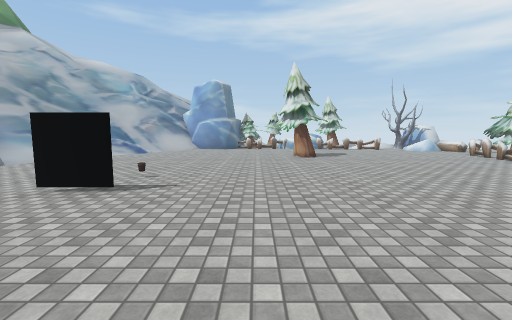
view 1 (above)

24 first-person views from a walk through a Unity game level. The camera is 1.4 m above the floor, tilts 6° down and sees 90° across. The floor is counted in squares, 1 m on a side. Each view is taken from the middle of a square. On the plan, view 1 faces up. The plan holds only what a view shows up to about 13 squares ahead; the rest is blank. The place goes on beyond the plan. The player is left out. Some surface patterns are stand-ins.

view 2
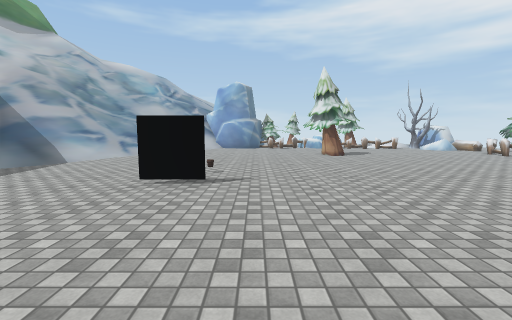

view 3
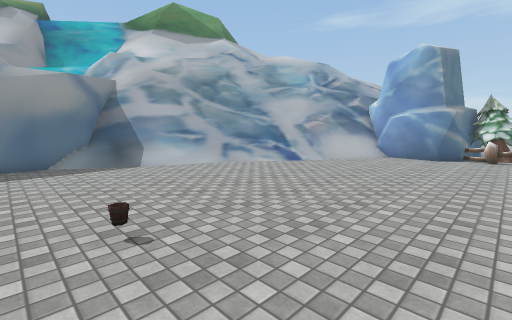

view 4
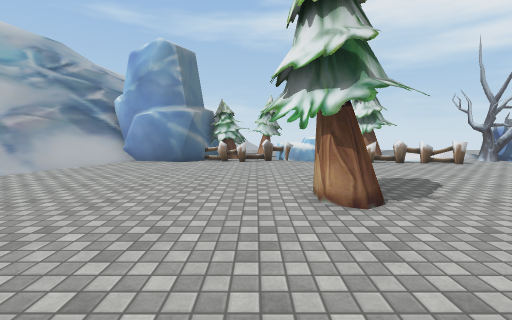

view 5
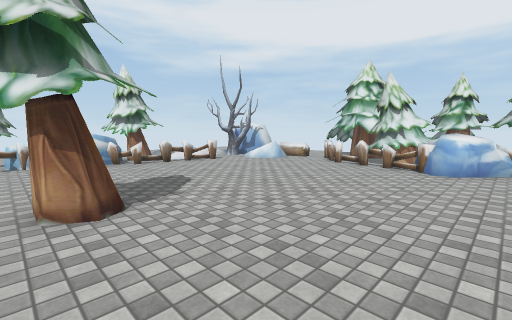

view 6
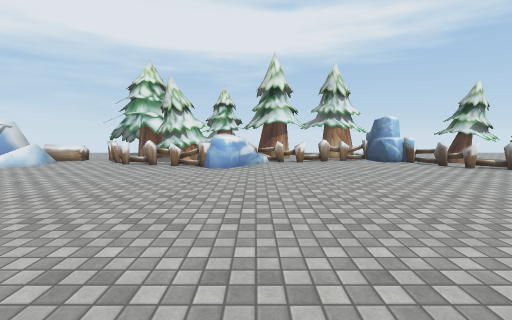

view 7
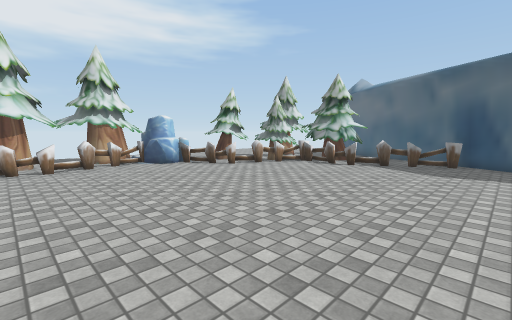

view 8
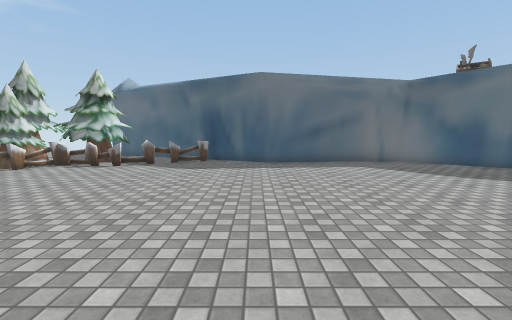

view 9
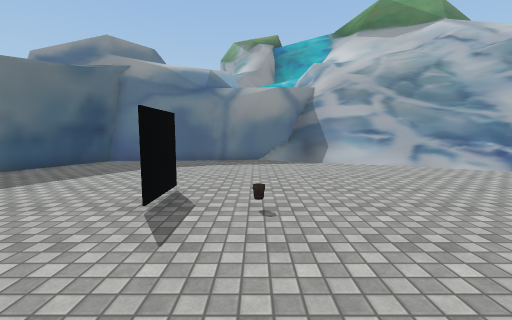

view 10
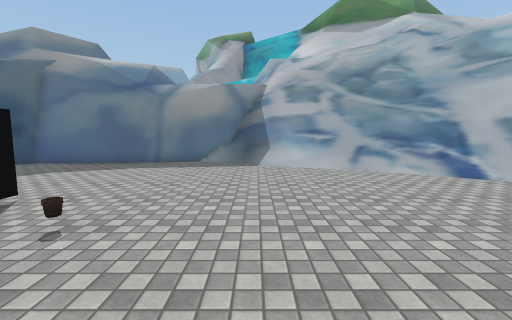

view 11
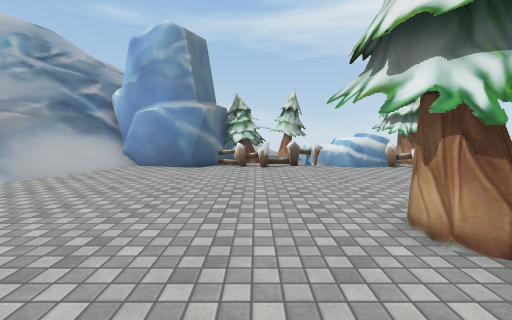

view 12
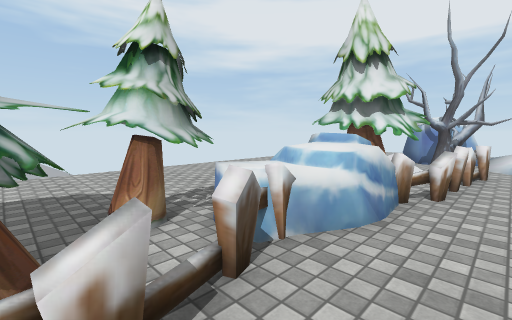

view 13
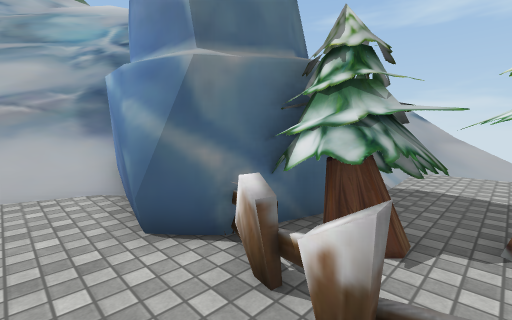

view 14
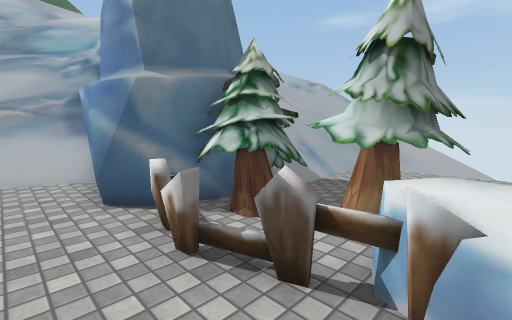

view 15
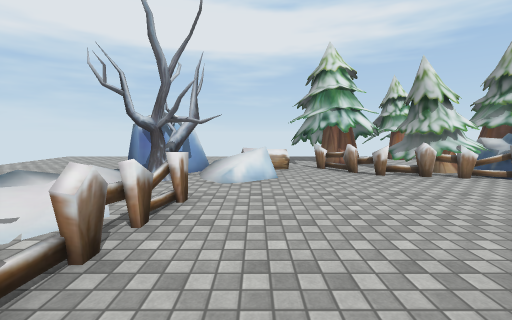

view 16
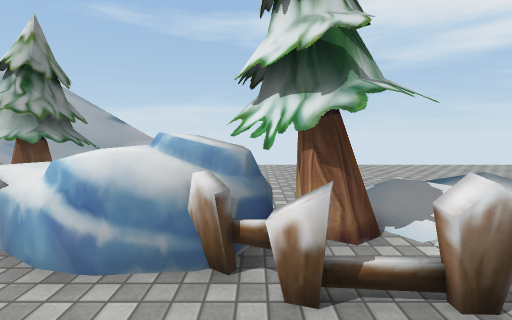

view 17
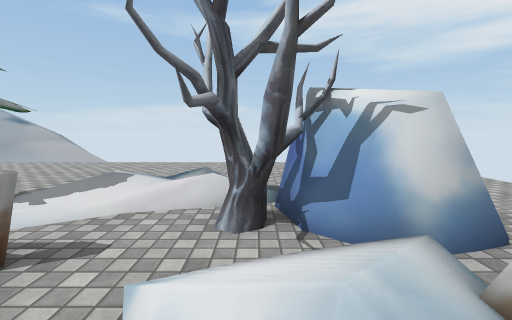

view 18
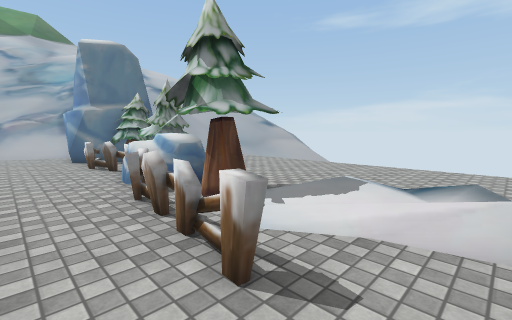

view 19
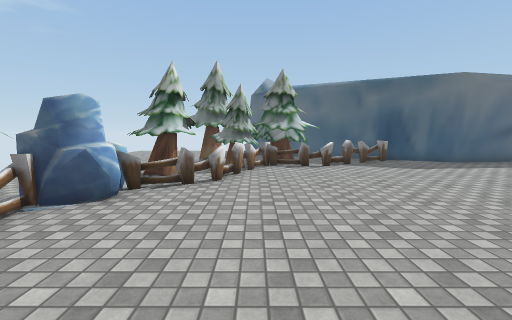

view 20
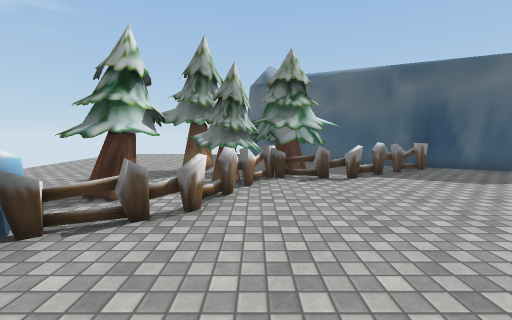

view 21
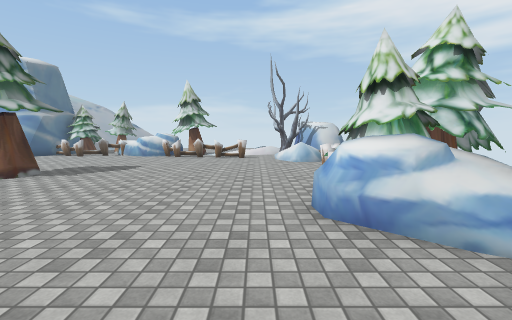

view 22
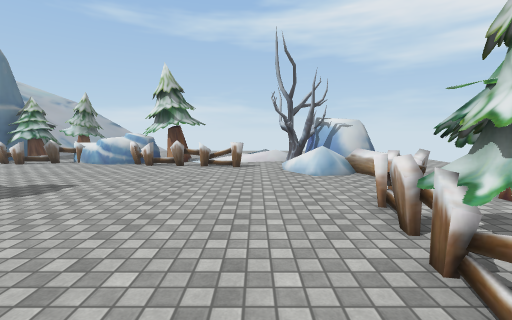

view 23
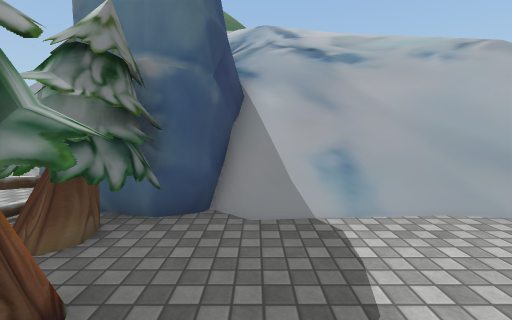

view 24
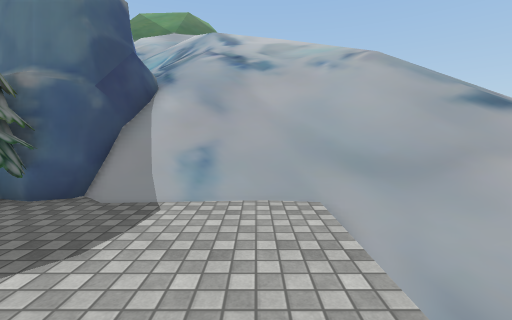

### Floor plan
Key: @ floor where view 1 was taken; # wall or solid block; x gap in a wall; . main floor; : floor 0.25 m higher than the main floor; / step, stairs or slope; = window, fence, low wall or low ledge; ^ raised ledge; v drop or lower ground; T tree; O other object.
Columns run from 13 left of view 1 to 15 right of it. Each row starts with its distance up from view 1.
 37          // ////
 36          //==///
 35          / #///
 34         /v##///
 33      ////v#=///
 32    /////v=#=//
 31    /////////.................
 30    /////////.................
 29    /////////.................
 28   ///////////................
 27   ///////////.........../...
 26 // /////OO#OT.TT.. ...////...
 25 ///////   ##TTTTTO T..:////.#
 24 ////=vvOO ##TTTTOO TT..////##
 23 ///v===O###OTTOOOO TT../.TT##
 22 ////////..O..O.....TTOOO..T/#
 21 ////////.................#OO/
 20 ///////...................=x
 19 ///////.....................O
 18 =/////.......................
 17 ==////.....................O#
 16 v=///...........T.........OO#
 15 v#=/..........TTT.........O##
 14 v##/...........T..........###
 13 ##=.......................###
 12 ##/......................OOO#
 11 #O/......................OOOO
 10 #O........................OO#
  9 #..........................O#
  8 #..........................O
  7 ##.........................OO
  6  #......##..................O
  5  #..........................^
  4  #.........................OO
  3  #.........................OO
  2  #.......................OOOO
  1  ##......................OTTT
  0   ###........@...........TTTT
 -1     ##..................TTTT
 -2      ##.............OOTTT TT
 -3       ##########...OOTTTTTTT
 -4         ####   ###O..TTTTTTT
 -5                  #### TTT
 -6                     ###

Positions as (right, up) in squares from view 1, and headings:
1: (0, 0), facing up
2: (-2, -1), facing up
3: (0, 7), facing up-left
4: (1, 10), facing up
5: (2, 10), facing up-right
6: (2, 10), facing right
7: (3, 9), facing down-right
8: (2, 9), facing down
9: (1, 8), facing left
10: (0, 11), facing left
11: (0, 12), facing up
12: (0, 21), facing up-right
13: (1, 21), facing up-left
14: (3, 21), facing up-left
15: (5, 20), facing right
16: (6, 20), facing up
17: (13, 19), facing up
18: (12, 20), facing up-left
19: (11, 9), facing down
20: (11, 6), facing down
21: (11, 7), facing up
22: (11, 11), facing up
23: (3, 27), facing left
24: (4, 30), facing left
